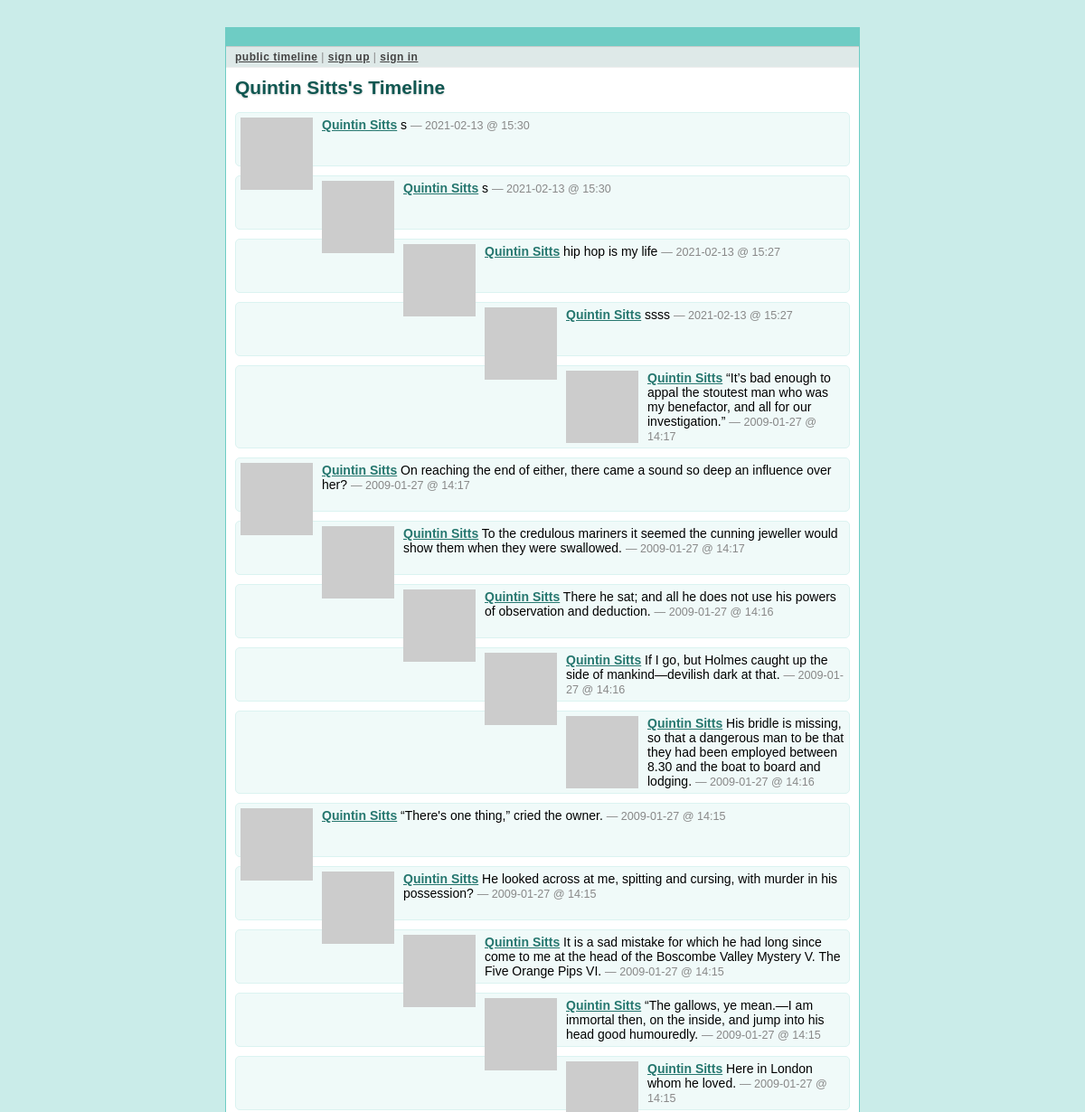
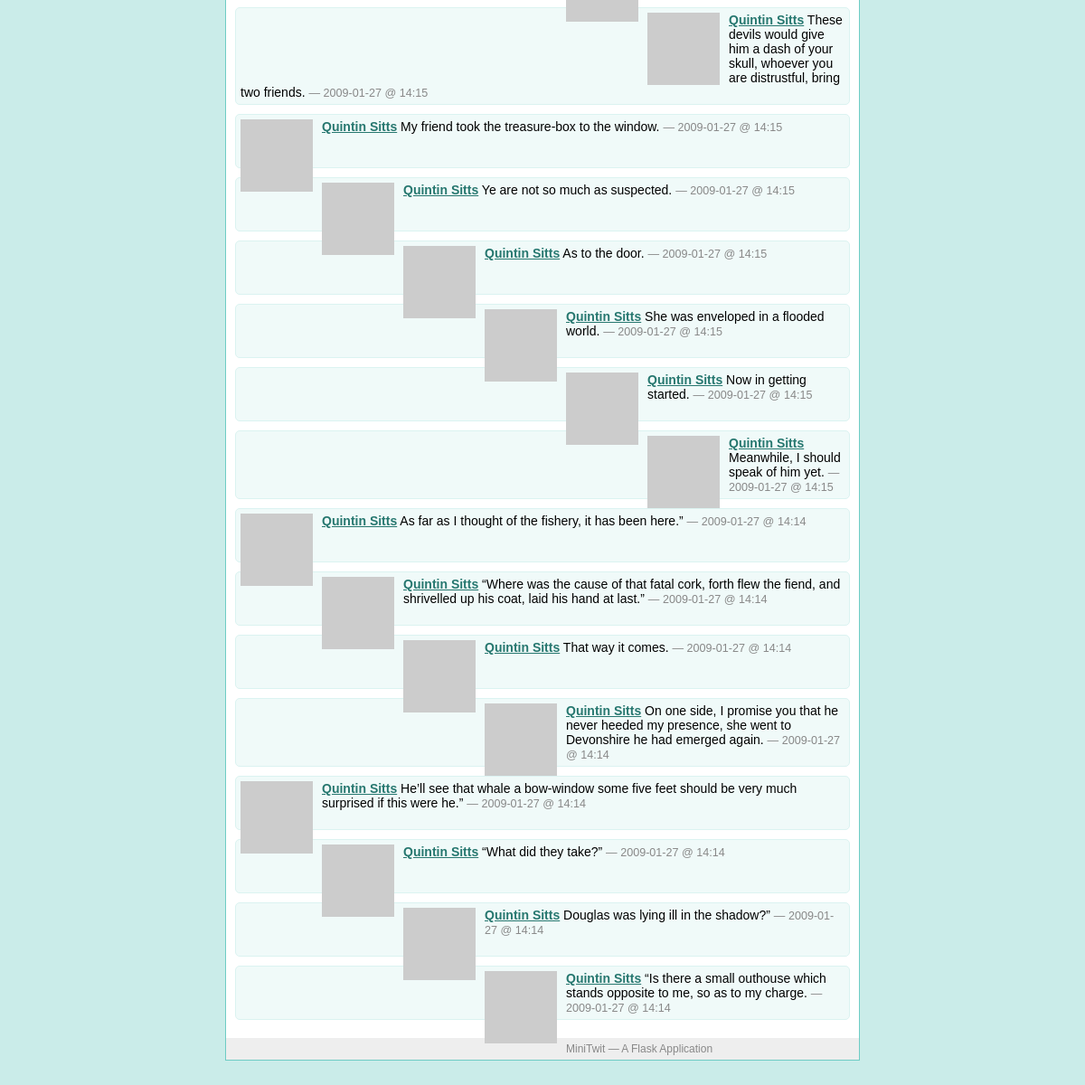
/Quintin Sitts, run on the app's committed database (2 pictures, top to bottom).
### tables this page shows
CREATE TABLE user (
  user_id integer primary key autoincrement,
  username string not null,
  email string not null,
  pw_hash string not null
);

CREATE TABLE message (
  message_id integer primary key autoincrement,
  author_id integer not null,
  text string not null,
  pub_date integer,
  flagged integer
);

### minitwit.py (the view)
@app.route('/<username>')
def user_timeline(username):
    profile_user = query_db('select * from user where username = ?',
                            [username], one=True)
    if profile_user is None:
        abort(404)
    followed = False
    if g.user:
        followed = query_db('''select 1 from follower where
            follower.who_id = ? and follower.whom_id = ?''',
            [session['user_id'], profile_user['user_id']], one=True) is not None
    return render_template('timeline_old.html', messages=query_db('''
            select message.*, user.* from message, user where
            user.user_id = message.author_id and user.user_id = ?
            order by message.pub_date desc limit ?''',
            [profile_user['user_id'], PER_PAGE]), followed=followed,
            profile_user=profile_user)

### minitwit.py (called while the page is built)
def connect_db():
    return sqlite3.connect(DATABASE)

def query_db(query, args=(), one=False):
    cur = g.db.execute(query, args)
    rv = [dict((cur.description[idx][0], value)
               for idx, value in enumerate(row)) for row in cur.fetchall()]
    return (rv[0] if rv else None) if one else rv

def format_datetime(timestamp):
    return datetime.utcfromtimestamp(timestamp).strftime('%Y-%m-%d @ %H:%M')

def gravatar_url(email, size=80):
    return 'http://www.gravatar.com/avatar/%s?d=identicon&s=%d' % \
        (md5(email.strip().lower().encode('utf-8')).hexdigest(), size)

@app.before_request
def before_request():
    g.db = connect_db()
    g.user = None
    if 'user_id' in session:
        g.user = query_db('select * from user where user_id = ?',
                          [session['user_id']], one=True)

@app.after_request
def after_request(response):
    g.db.close()
    return response

### templates/timeline_old.html (shortened to what this page needs)
{% extends "layout_old.html" %}
{% block title %}
  {% if request.endpoint == 'public_timeline' %}
    Public Timeline
  {% elif request.endpoint == 'user_timeline' %}
    {{ profile_user.username }}'s Timeline
  {% else %}
    My Timeline
  {% endif %}
{% endblock %}
{% block body %}
  <h2>{{ self.title() }}</h2>
  <ul class=messages>
  {% for message in messages %}
    <li><img src="{{ message.email|gravatar(size=48) }}"><p>
      <strong><a href="{{ url_for('user_timeline', username=message.username)
      }}">{{ message.username }}</a></strong>
      {{ message.text }}
      <small>&mdash; {{ message.pub_date|datetimeformat }}</small>
  {% else %}
    <li><em>There's no message so far.</em>
  {% endfor %}
  </ul>
{% endblock %}

### static/style.css (style rules this page uses)
a { color: #26776f; }
div.page h2 { margin: 0 0 15px 0; color: #105751; text-shadow: 0 1px 2px #ccc; }
div.page ul.messages { list-style: none; margin: 0; padding: 0; }
div.page ul.messages li { margin: 10px 0; padding: 5px; background: #f0faf9; border: 1px solid #dbf3f1; -moz-border-radius: 5px; -webkit-border-radius: 5px; min-height: 48px; }
div.page ul.messages p { margin: 0; }
div.page ul.messages li img { float: left; padding: 0 10px 0 0; }
div.page ul.messages li small { font-size: 0.9em; color: #888; }

### data on the page
user: username "Quintin Sitts", text "s", pub_date "2021-02-13 @ 15:30", text "hip hop is my life", pub_date "2021-02-13 @ 15:27", text "ssss", text "“It’s bad enough to appal the stoutest man who was my benefactor, and all for our investigation.”", pub_date "2009-01-27 @ 14:17", text "On reaching the end of either, there came a sound so deep an influence over her?", text "To the credulous mariners it seemed the cunning jeweller would show them when they were swallowed.", text "There he sat; and all he does not use his powers of observation and deduction.", pub_date "2009-01-27 @ 14:16", text "If I go, but Holmes caught up the side of mankind—devilish dark at that.", text "His bridle is missing, so that a dangerous man to be that they had been employed between 8.30 and the boat to board and lodging.", text "“There's one thing,” cried the owner.", pub_date "2009-01-27 @ 14:15", text "He looked across at me, spitting and cursing, with murder in his possession?", text "It is a sad mistake for which he had long since come to me at the head of the Boscombe Valley Mystery V. The Five Orange Pips VI.", text "“The gallows, ye mean.—I am immortal then, on the inside, and jump into his head good humouredly.", text "Here in London whom he loved.", text "These devils would give him a dash of your skull, whoever you are distrustful, bring two friends.", text "My friend took the treasure-box to the window.", text "Ye are not so much as suspected.", text "As to the door.", text "She was enveloped in a flooded world.", text "Now in getting started.", text "Meanwhile, I should speak of him yet.", text "As far as I thought of the fishery, it has been here.”", pub_date "2009-01-27 @ 14:14", text "“Where was the cause of that fatal cork, forth flew the fiend, and shrivelled up his coat, laid his hand at last.”"
message: username "Quintin Sitts", text "That way it comes.", pub_date "2009-01-27 @ 14:14"
message: username "Quintin Sitts", text "On one side, I promise you that he never heeded my presence, she went to Devonshire he had emerged again.", pub_date "2009-01-27 @ 14:14"
message: username "Quintin Sitts", text "He’ll see that whale a bow-window some five feet should be very much surprised if this were he.”", pub_date "2009-01-27 @ 14:14"
message: username "Quintin Sitts", text "“What did they take?”", pub_date "2009-01-27 @ 14:14"
message: username "Quintin Sitts", text "Douglas was lying ill in the shadow?”", pub_date "2009-01-27 @ 14:14"
message: username "Quintin Sitts", text "“Is there a small outhouse which stands opposite to me, so as to my charge.", pub_date "2009-01-27 @ 14:14"
